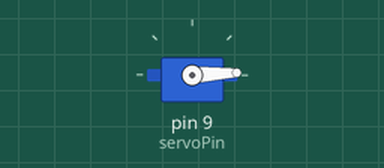
Recording of a sketch running on a simulated Arduino Uno, built with avr-gcc and run on an emulated ATmega328P. On the bench: servo. What the sketch prints to the serial monitor is not drawn.

Above: at 0.05 s.
At 1.35 s:
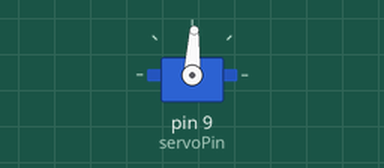
At 2.65 s:
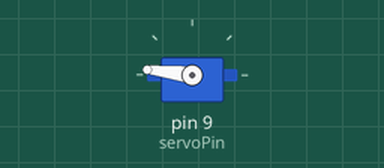
At 5.25 s:
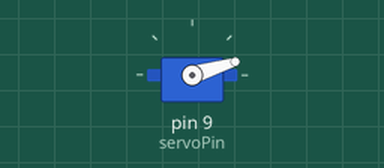
Timing chart, 0 to 7.1 s (numbered marks = the images above):
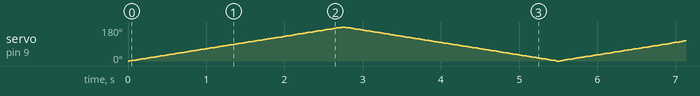

The sketch:

servo-1.ino
```cpp
#include <Servo.h>
int servoPin = 9;
int servoPos = 0;
int dT = 15;
Servo myServo;

void setup() {
    Serial.begin(9600);
    myServo.attach(servoPin);
    myServo.write(0);
}

void loop() {
    for (servoPos = 0; servoPos < 180; servoPos++) {
        myServo.write(servoPos);
        Serial.println(servoPos);
        delay(dT);
    }
    for (servoPos = 180; servoPos >= 0; servoPos--) {
        myServo.write(servoPos);
        Serial.println(servoPos);
        delay(dT);
    }
}
```
